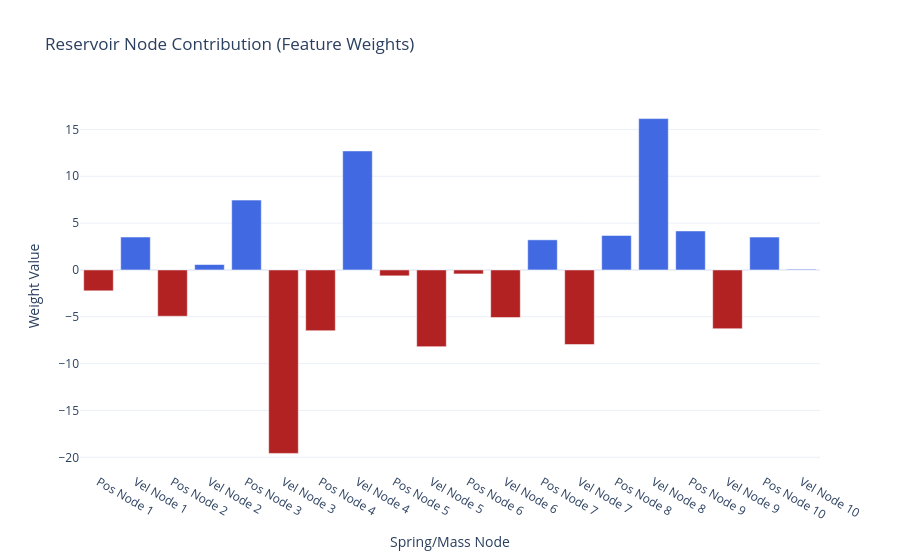

Notebook source saved alongside this figure:
### Code cell
weights = ridge_model.coef_
labels = [
    f"{'Pos' if i % 2 == 0 else 'Vel'} Node {i//2 + 1}" for i in range(len(weights))
]

fig = go.Figure(
    data=[
        go.Bar(
            x=labels,
            y=weights,
            marker_color=np.where(
                weights >= 0, "royalblue", "firebrick"
            ),  # Blue for +, Red for -
        )
    ]
)

fig.update_layout(
    title="Reservoir Node Contribution (Feature Weights)",
    xaxis_title="Spring/Mass Node",
    yaxis_title="Weight Value",
    template="plotly_white",
)

fig.show()

### Figure 1 — Plotly figure (JSON) as saved in the notebook; plotly's stock layout.template omitted (floating-point values rounded to 4 significant figures)
{"data": [{"marker": {"color": ["firebrick", "royalblue", "firebrick", "royalblue", "royalblue", "firebrick", "firebrick", "royalblue", "firebrick", "firebrick", "firebrick", "firebrick", "royalblue", "firebrick", "royalblue", "royalblue", "royalblue", "firebrick", "royalblue", "royalblue"]}, "type": "bar", "x": ["Pos Node 1", "Vel Node 1", "Pos Node 2", "Vel Node 2", "Pos Node 3", "Vel Node 3", "Pos Node 4", "Vel Node 4", "Pos Node 5", "Vel Node 5", "Pos Node 6", "Vel Node 6", "Pos Node 7", "Vel Node 7", "Pos Node 8", "Vel Node 8", "Pos Node 9", "Vel Node 9", "Pos Node 10", "Vel Node 10"], "y": [-2.228, 3.513, -4.941, 0.5783, 7.455, -19.58, -6.485, 12.71, -0.6284, -8.186, -0.4251, -5.081, 3.217, -7.962, 3.687, 16.16, 4.162, -6.274, 3.506, 0.07872]}], "layout": {"title": {"text": "Reservoir Node Contribution (Feature Weights)"}, "xaxis": {"title": {"text": "Spring/Mass Node"}}, "yaxis": {"title": {"text": "Weight Value"}}}}
